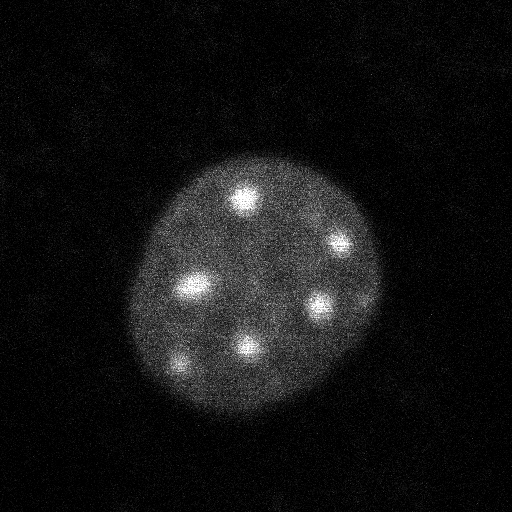
#> input picture ex3.tif, 512 x 512 px
$ python blob_class_old.py
#> lines starting #> are read from the running program, lines starting #| are printed output that depends on the picture; after the words box and inside, x2 and y2 are one past the last pixel; in counts of white or black regions, pixels touching at a corner belong together
import numpy as np
import cv2 as cv
import math
from skimage.measure import label, regionprops, EllipseModel
from scipy.stats import skew, kurtosis
import matplotlib.pyplot as plt


class Blob():

    def __init__(self, contour, image):
        contour = np.array(contour)

        # if opencv contour, remove double brackets
        if len(contour.shape) == 3 and contour.shape[1] == 1:
            self.cv_contour = contour.copy()
            contour = contour[:,0]

        self.contour = contour
        self.image = image

    @property
    def aspect_ratio(self):
        return self.axis_major_length / self.axis_minor_length

    @property
    def area(self):
        return self.region.area_filled

    @property
    def area_convex_hull(self):
        return self.region.area_convex

    @property
    def axis_major_length(self):
        return self.region.axis_major_length

    @property
    def axis_minor_length(self):
        return self.region.axis_minor_length

    @property
    def centroid(self):
        centroid = self.region.centroid
        # return x,y instead of default y,x
        return centroid[1], centroid[0]

    @property
    def circularity(self):
        area = self.area
        perimeter = self.perimeter
        circularity = (4 * math.pi * area) / pow(perimeter, 2)
        # cannot have circularity above 1 (rounding errors can cause this)
        return min(circularity, 1)

    # [36 lines left out: functions coords, curvature, not called in this run]

    @property
    def eccentricity(self):
        return self.region.eccentricity

    @property
    def ellipse_fit_mean_residual(self):
        ''' Fits the contour to an ellipse, then returns the mean
            residuals (shortest distance of contour point to
            ellipse model)

            This estimates how well the contour fits an ellipse model
            '''

        contour = self.contour
        ellipse = EllipseModel()

        # Estimate needed to get params for ellipse, returns True if succeeds
        if ellipse.estimate(contour):
            residuals = ellipse.residuals(contour)
            return np.mean(residuals)
        else:
            return math.inf

    @property
    def equivalent_diameter_area(self):
        return self.region.equivalent_diameter_area

    @property
    def image_convex_bbox(self):
        im = self.region.image_convex.astype(np.uint8)
        im[im == 1] = 255
        return im

    @property
    def image_mask(self):
        mask = np.zeros(self.image.shape[0:2], np.uint8)
        cv.fillPoly(mask, pts=[self.contour], color=(255, 255, 255))
        return mask

    # [5 lines left out: function image_mask_bbox, not called in this run]

    @property
    def image_masked(self):
        '''Original image with mask'''
        return cv.bitwise_and(self.image,
                              self.image,
                              mask=self.image_mask)

    @property
    def moments(self):
        return self.region.moments

    @property
    def orientation(self):
        return self.region.orientation

    @property
    def perimeter(self):
        return max(self.region.perimeter_crofton, 1) #won't equal 0

    @property
    def perimeter_convex_hull(self):
        convex_label = label(self.image_convex_bbox)
        convex_perimeter = regionprops(convex_label)[0]['perimeter_crofton']
        return max(convex_perimeter, 1)

    @property
    def pixel_intensities(self):
        coords = np.where(self.image_mask == 255)
        if self.image.ndim > 2:
            image_gray = cv.cvtColor(self.image_masked, cv.COLOR_BGR2GRAY)
            return image_gray[coords]
        return self.image[coords]

    @property
    def pixel_intensity_mean(self):
        return np.mean(self.pixel_intensities)

    @property
    def pixel_intensity_median(self):
        return np.median(self.pixel_intensities)

    @property
    def pixel_intensity_std(self):
        return np.std(self.pixel_intensities)

    @property
    def pixel_kurtosis(self):
        return kurtosis(self.pixel_intensities, fisher=True, bias=False)

    @property
    def pixel_skew(self):
        return skew(self.pixel_intensities, bias=False, nan_policy='omit')

    @property
    def region(self):
        '''blob inherits regionprops properties from scikit class'''
        label_img = label(self.image_mask)
        region = regionprops(label_img)[0]
        return region

    @property
    def residual_corrected(self):
        return self.ellipse_fit_mean_residual / self.perimeter

    @property
    def roughness_perimeter(self):
        roughness = self.perimeter / self.perimeter_convex_hull
        # perimeter roughness cannot be less than 1 (rounding errors)
        return max(roughness, 1)

    @property
    def roughness_surface(self):
        pixels = self.pixel_intensities
        mean = self.pixel_intensity_mean
        diff = [abs(px-mean) for px in pixels]
        return sum(diff)/len(diff)

    @property
    def roundness(self):
        num = 4 * self.area
        den = math.pi * pow(self.axis_major_length, 2)
        return num / den

    @property
    def solidity(self):
        return self.region.solidity

    # [4 lines left out: function pixel_intensity_percentile, not called in this run]

    def print_properties(self, dec=2):
        funcs = [
            'aspect_ratio',
            'area',
            'area_convex_hull',
            'axis_major_length',
            'axis_minor_length',
            'centroid',
            'circularity',
            'eccentricity',
            'ellipse_fit_mean_residual',
            'equivalent_diameter_area',
            'orientation',
            'perimeter',
            'perimeter_convex_hull',
            'pixel_intensity_mean',
            'pixel_intensity_median',
            'pixel_intensity_std',
            'pixel_kurtosis',
            'pixel_skew',
            'roughness_perimeter',
            'roughness_surface',
            'roundness',
            'solidity'
            ]

        for i in range(len(funcs)):
            val = eval('self.' + funcs[i])
            print(funcs[i] + ': ' + str(np.around(val, dec)))


# [24 lines left out: function plot_image, not called in this run]

def main():
    im = cv.imread("ex3.tif")
#> im is the input picture: shape (512, 512, 3); min 0, max 255, mean 18.7
    im_gray = cv.cvtColor(im, cv.COLOR_BGR2GRAY)
    im_blur = cv.GaussianBlur(im_gray, (25, 25), 0)
    ret, im_thresh = cv.threshold(im_blur, 25, 255, cv.THRESH_BINARY)
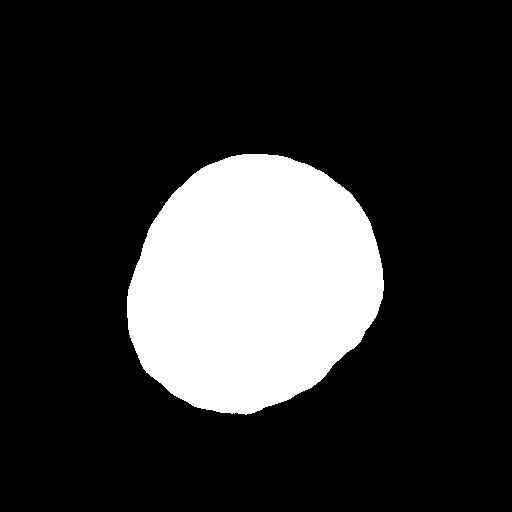
#> im_thresh: shape (512, 512); 19.4% white; 1 white region
    contours, hierarchy = cv.findContours(im_thresh, cv.RETR_EXTERNAL, cv.CHAIN_APPROX_NONE)
#> contours = 1 contour; box (x1, y1, x2, y2) and area: (127, 154, 384, 415) 50444
    contour = max(contours, key=cv.contourArea)
#> contour = contour of 721 points, box (x1, y1, x2, y2) (127, 154, 384, 415), area 50444
    blob = Blob(contour, im)
#> in __init__, `self.cv_contour = contour.copy()`: self.cv_contour has the same summary as contour in main
#> in __init__, `contour = contour[:,0]`: contour = 721 pairs, first value 127 to 383, second value 154 to 414
#> in __init__, `self.contour = contour`: self.contour has the same summary as contour
    blob.print_properties(2)
#> the loop in print_properties, `for i in range(len(funcs)):` made 22 passes
#> val on passes 1, 2, 3, 4, 5, 8, 9, 10, 11, 12, 14, 15: 1.14, 50806, 51215, 271.5, 238.8, 0.476, 2.44, 254.3, -0.715, 809.9, 74.02, 66
#> val on pass 6: (252.7, 283.4)
#| aspect_ratio: 1.14
#| area: 50806.0
#| area_convex_hull: 51215.0
#| axis_major_length: 271.48
#| axis_minor_length: 238.78
#| centroid: [252.71 283.44]
#| circularity: 0.97
#| eccentricity: 0.48
#> (further printed lines are left out)
    # [4 lines of commented-out code are left out]
    '''
    cv.imshow('masked', blob.image_masked)
    plt.hist(blob.pixel_intensities,256,[0,256]); plt.show()
    cv.waitKey()
    '''

if __name__ == '__main__':
    main()

$ run again, with ex11.tif copied over ex3.tif
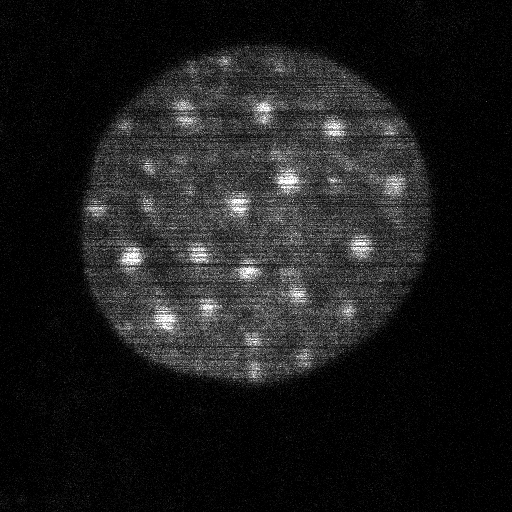
#> input picture ex11.tif, 512 x 512 px
#> in main, im is the input picture: shape (512, 512, 3); min 0, max 255, mean 27.8
#> in main, `im_blur = cv.GaussianBlur(im_gray, (25, 25), 0)`:
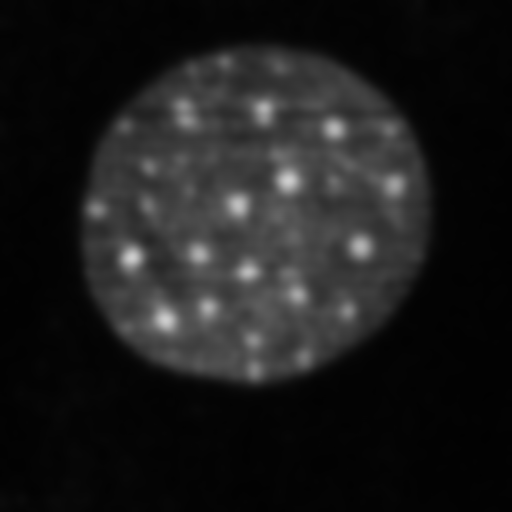
#> im_blur: shape (512, 512); min 1, max 207, mean 27.8
#> in main, `ret, im_thresh = cv.threshold(im_blur, 25, 255, cv.THRESH_BINARY)`:
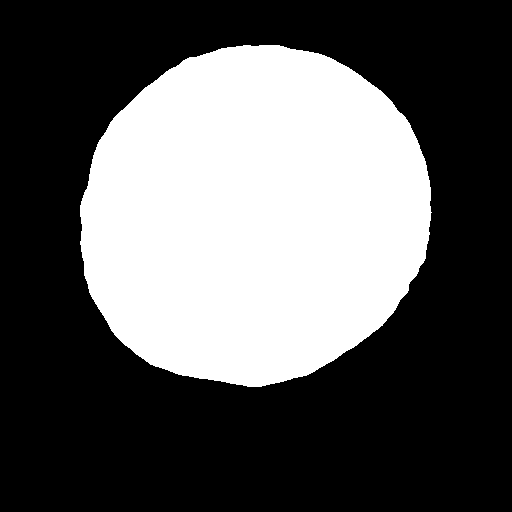
#> im_thresh: shape (512, 512); 36% white; 1 white region
#> contours = 1 contour; box (x1, y1, x2, y2) and area: (80, 45, 432, 387) 93938
#> in main, `contour = max(contours, key=cv.contourArea)`: contour = contour of 987 points, box (x1, y1, x2, y2) (80, 45, 432, 387), area 93938
#> self.cv_contour has the same summary as contour in main
#> in __init__, `contour = contour[:,0]`: contour = 987 pairs, first value 80 to 431, second value 45 to 386
#> self.contour has the same summary as contour
#> the loop in print_properties, `for i in range(len(funcs)):` made 22 passes
#> val on passes 1, 2, 3, 4, 5, 8, 9, 10: 1.08, 94432, 95092, 360, 334.1, 0.372, 1.47, 346.7
#> (printed output is left out)
